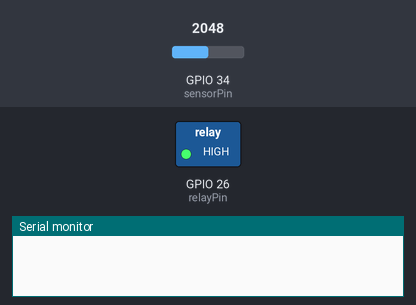
The sketch below on a simulated ESP32. On the bench: switched loads named in the sketch (green lamp = pin HIGH), the last lines printed to the serial monitor. The test bench sets the inputs (shaded band); at power-on: GPIO 34 (sensorPin) = 2048. WiFi joins after 1.5 s; servers stay silent unless stated.

Above: at 3.0 s.
3.1 s: GPIO 34 (sensorPin) set to 2435
7.3 s: GPIO 34 (sensorPin) set to 2570
At 8.8 s:
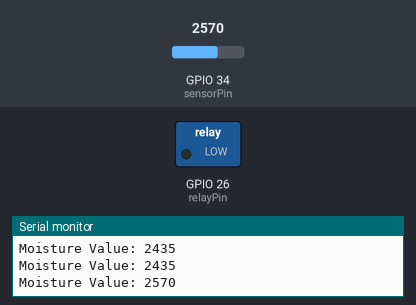
9.3 s: GPIO 34 (sensorPin) set to 2460
At 10.3 s:
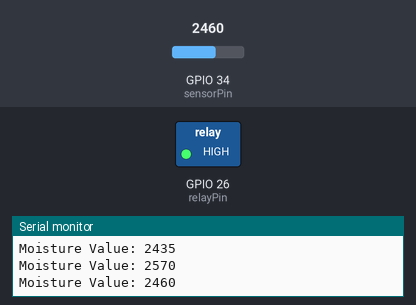
11.3 s: GPIO 34 (sensorPin) set to 2540
At 13.1 s:
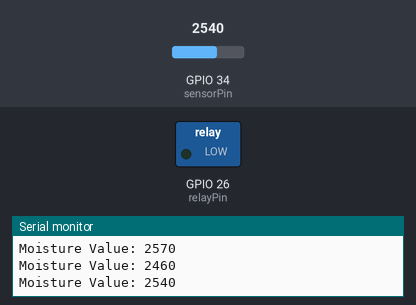
Timing chart, 0 to 14.3 s (numbered marks = the images above; inputs shaded):
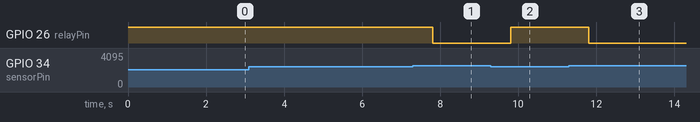

Measured:
- the behaviour switches between 2500 and 2501 on GPIO 34 (sensorPin) (found by bisection; images 0 and 1)
- after the input at 7.3 s, GPIO 26 (relayPin): HIGH → LOW after 0.50 s
- after the input at 9.3 s, GPIO 26 (relayPin): LOW → HIGH after 0.50 s
- after the input at 11.3 s, GPIO 26 (relayPin): HIGH → LOW after 0.50 s

The sketch:

original_final_copy_20260416232421.ino
```cpp
#define BLYNK_TEMPLATE_ID "TMPL3xXaLaFM_"
#define BLYNK_TEMPLATE_NAME "Smart Irrigation System with ESP32"
#define BLYNK_AUTH_TOKEN "alYR0KiQkRSxslzZPkIFNGhdg-vhTHbS"

#define BLYNK_PRINT Serial

#include <WiFi.h>
#include <BlynkSimpleEsp32.h>

#define sensorPin 34
#define relayPin 26
#define PUMP_SWITCH V6

int threshold = 2500;

char ssid[] = "Cathiiee's M14";
char pass[] = "dietmountaindew";

BlynkTimer timer;

bool manualPump = false;

void checkSoilMoisture() {

  int moistureValue = analogRead(sensorPin);


  Serial.print("Moisture Value: ");
  Serial.println(moistureValue);

int moisturePercent = map(moistureValue, 3500, 1500, 0, 100);
moisturePercent = constrain(moisturePercent, 0, 100);
Blynk.virtualWrite(V5, moisturePercent);

  if (!manualPump) {
    if (moistureValue > threshold) {
      digitalWrite(relayPin, LOW);   // pump ON
    } else {
      digitalWrite(relayPin, HIGH);  // pump OFF
    }
  }
}

BLYNK_WRITE(PUMP_SWITCH) {

  manualPump = param.asInt();

  if (manualPump == 1) {
    digitalWrite(relayPin, LOW);
    Serial.println("Pump ON (Manual)");
  }
  else {
    digitalWrite(relayPin, HIGH);
    Serial.println("Pump OFF (Manual)");
  }
}

void setup() {

  Serial.begin(115200);

  pinMode(relayPin, OUTPUT);
  digitalWrite(relayPin, HIGH);

  Blynk.begin(BLYNK_AUTH_TOKEN, ssid, pass);

  timer.setInterval(2000L, checkSoilMoisture);
}

void loop() {

  Blynk.run();
  timer.run();
}
```
